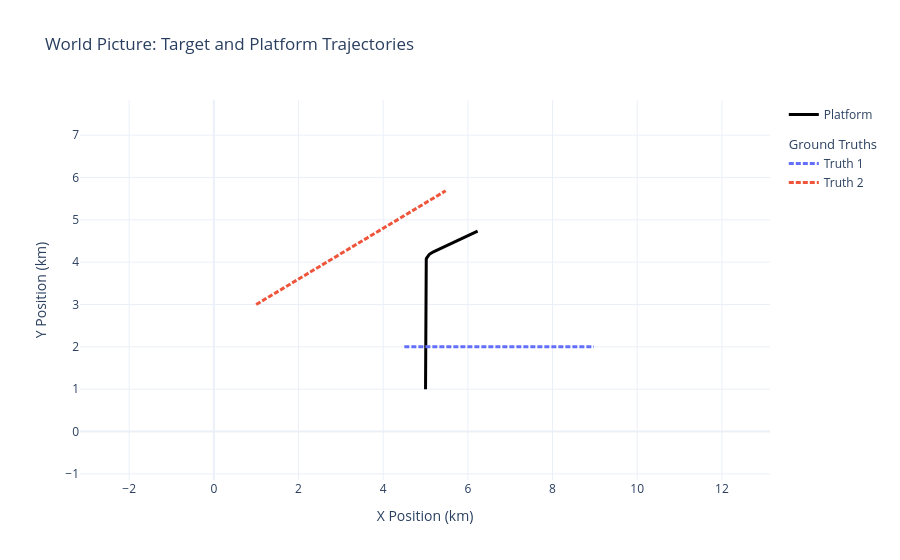

Notebook cell for this chart:
### Markdown cell above
## Ground Truth Setup and Generation

Target kinematics and source metadata are generated here.

Each target configuration is kept in a single dictionary so the scenario is easier to scan and modify than the older parallel-list form. Cartesian truths are then converted to relative-bearing truths for BTR overlays, and `plot_world` is used to validate the geometry before beamforming.

### Code cell
from bluepebble.plotter import plot_world

constant_velocity_model = CombinedLinearGaussianTransitionModel(
    [ConstantVelocity(0.0), ConstantVelocity(0.0), ConstantVelocity(0.0)]
)

target_configs = [
    {
        "name": "Target 1",
        "start_vector": np.array([4500.0, 5.0, 2000.0, 0.0, -5.0, 0.0]),
        "transition_model": constant_velocity_model,
        "metadata": {
            "amplitudes_upa": 10 ** (np.array([90.0]) / 20),
            "frequencies_hz": [75.0],
            "phases_rad": [0.0],
            "position_mapping": [0, 2, 4],
            "velocity_mapping": [1, 3, 5],
            "tonal_bandwidth_hz": 2.0,
            "noise_amplitude_upa": 10 ** (70 / 20),
            "noise_spectral_exponent": -1.0,
        },
    },
    {
        "name": "Target 2",
        "start_vector": np.array([1000.0, 5.0, 3000.0, 3.0, -5.0, 0.0]),
        "transition_model": constant_velocity_model,
        "metadata": {
            "amplitudes_upa": 10 ** (np.array([100.0]) / 20),
            "frequencies_hz": [100.0],
            "phases_rad": [0.0],
            "position_mapping": [0, 2, 4],
            "velocity_mapping": [1, 3, 5],
            "tonal_bandwidth_hz": 2.0,
            "noise_amplitude_upa": 10 ** (60 / 20),
            "noise_spectral_exponent": -1.0,
        },
    },
]

target_ground_truths = []
relative_bearing_ground_truths = []

for target_config in target_configs:
    target_states = [
        GroundTruthState(
            target_config["start_vector"],
            timestamp=start_time,
            metadata=target_config["metadata"],
        )
    ]

    for i in range(1, num_steps):
        new_time = start_time + i * time_interval
        interval_now = new_time - target_states[-1].timestamp
        new_state_vector = target_config["transition_model"].function(
            target_states[-1],
            noise=False,
            time_interval=interval_now,
        )
        target_states.append(
            GroundTruthState(
                new_state_vector,
                timestamp=new_time,
                metadata=target_states[-1].metadata,
            )
        )

    target_ground_truth = GroundTruthPath(target_states)
    target_ground_truths.append(target_ground_truth)

    bearing_states = []
    for target_state in target_ground_truth.states:
        platform_state = platform.get_platform_state_at(target_state.timestamp)
        ref_sensor_position = np.mean(platform_state.array.state_vector, axis=1)
        target_position = np.array([target_state.state_vector[0], target_state.state_vector[2]])
        relative_position = target_position - ref_sensor_position[:2]
        bearing_rad = np.arctan2(relative_position[1], relative_position[0])
        bearing_states.append(
            GroundTruthState(
                state_vector=np.array([bearing_rad]),
                timestamp=target_state.timestamp,
            )
        )

    relative_bearing_ground_truths.append(GroundTruthPath(bearing_states))

fig_world = plot_world(truths=target_ground_truths, platform=platform)
fig_world.update_layout(title="World Picture: Target and Platform Trajectories")
fig_world.show()

### Figure 1 — Plotly figure (JSON) as saved in the notebook; plotly's stock layout.template omitted (floating-point values rounded to 4 significant figures; data arrays with more than 128 entries replaced by an {"elided": "..."} marker saying what was removed)
{"data": [{"legendgroup": "platform", "line": {"color": "black", "width": 3}, "mode": "lines", "name": "Platform", "type": "scatter", "x": {"elided": "180 float values"}, "y": {"elided": "180 float values"}}, {"legendgroup": "truths", "legendgrouptitle": {"text": "Ground Truths"}, "line": {"color": "#636EFA", "dash": "5px,2px", "width": 3}, "mode": "lines", "name": "Truth 1", "type": "scatter", "x": {"elided": "180 float values"}, "y": {"elided": "180 int values"}}, {"legendgroup": "truths", "line": {"color": "#EF553B", "dash": "5px,2px", "width": 3}, "mode": "lines", "name": "Truth 2", "type": "scatter", "x": {"elided": "180 float values"}, "y": {"elided": "180 float values"}}], "layout": {"autosize": false, "colorway": ["#636EFA", "#EF553B", "#00CC96", "#AB63FA", "#FFA15A", "#19D3F3", "#FF6692", "#B6E880", "#FF97FF", "#FECB52"], "showlegend": true, "title": {"text": "World Picture: Target and Platform Trajectories"}, "xaxis": {"range": [0.5, 9.475], "title": {"text": "X Position (km)"}}, "yaxis": {"range": [-1.145, 7.83], "scaleanchor": "x", "scaleratio": 1, "title": {"text": "Y Position (km)"}}}}
